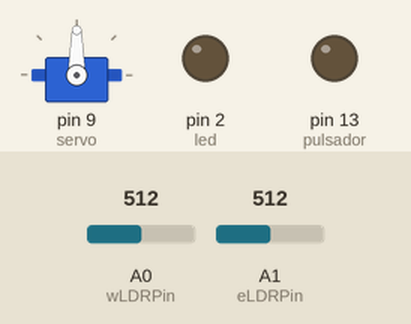
The sketch below on a simulated Arduino Uno, built with avr-gcc and run on an emulated ATmega328P. Parts: servo, output pins drawn as LEDs (lit = HIGH). The inputs (shaded band) are chosen by the test bench; at power-on: A0 (wLDRPin) = 512, A1 (eLDRPin) = 512.

Above: at 1.2 s.
1.3 s: A0 (wLDRPin) set to 483
At 2.5 s:
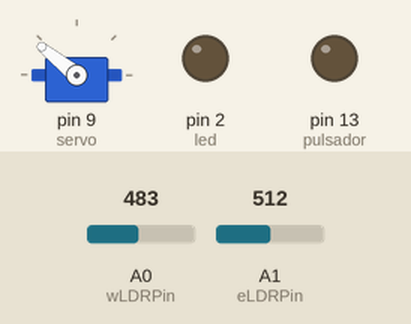
2.8 s: A1 (eLDRPin) set to 485
4.3 s: A1 (eLDRPin) set to 464
At 5.0 s:
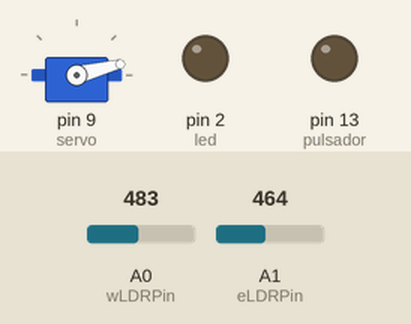
Timing chart, 0 to 7.3 s (numbered marks = the images above; inputs shaded):
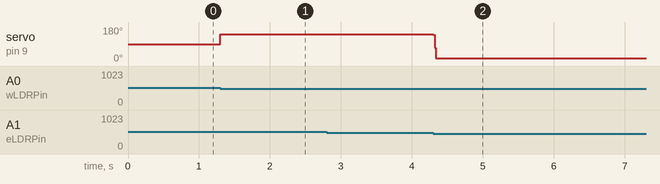

Measured:
- the behaviour switches between 502 and 501 on A0 (wLDRPin) (found by bisection; images 0 and 1)
- the behaviour switches between 473 and 472 on A1 (eLDRPin) (found by bisection; images 1 and 2)
- after the input at 1.3 s, servo on pin 9 (servo): 90° → 141° at once
- after the input at 2.8 s, every drawn part: stays the same
- after the input at 4.3 s, servo on pin 9 (servo): 141° → 14° at once

The sketch:

codigo_base_energia_renovable.ino
```cpp
#include <Servo.h>
Servo servo;   // controlador servo
int eLDRPin = A1; // pines asignados a las fotoresistencias
int wLDRPin = A0; // pines asignados a las fotoresistencias
int eastLDR = 0; //variables para fotoresistencia
int westLDR = 0;//variables para fotoresistencia
int difference = 0; //variable para comparar ambas ldr
int error = 10;  // Variable para una diferencia notable entre las LDR
int servoSet = 130; //Variable para la posicion del servomotor

int estadoPulsador = 0;  //LOW es 0 y HIGH es 1
//variable para guardar el estado anterior del pulsador
int estadoAnterior = 0;  //LOW es 0 y HIGH es 1
int pulsador=13;
//variable para manipular el servo


//Asignando led rojo a pin 2, estos led se usaran para el
//control de la carga de la bateria, rojo = necesita cargar
//y verde= carga completa  (esto para no sobrecargar la bateria)
//Asignando led verde a pin 3
const int led = 2;

void setup()
{
  Serial.begin(9600);
  //Definiendo pines de entrada y salida
  servo.attach(9);   //asignacion de la linea de señal al pin 9 PWM
  pinMode(led, OUTPUT);
  pinMode(pulsador,OUTPUT);
  pinMode(A2,INPUT);
  // Iniciamos el servo para que empiece a trabajar con el pin asignado


}
void loop()
{
   //Un LDR es un resistor que varía su valor de resistencia
  //eléctrica dependiendo de la cantidad de luz que incide
  //sobre él.
  // entre mayor es la luz menor sera el valor de la resistencia
  // entre menor es la luz mayor es la resistencia
 eastLDR = analogRead(eLDRPin); //Leer los valores de la fotocelda
 westLDR = analogRead(wLDRPin);

 if (eastLDR < 400 && westLDR < 400) {  // verifica si la luz que persiben las ldr son bajas
   while (servoSet <=140 && servoSet >=15) {     // si es asi lo vamos a activar el motor para cerrar la carpa
     servoSet ++;
     servo.write(servoSet);
     delay(100);
     // aca ingresaremos el codigo para mover el servomotor
   }
 }
 difference = eastLDR - westLDR ; //comprueba la diferencia
 if (difference > 10) {          //envia el panel hacia la fotocelda con una lentura alta
   if (servoSet <= 140) {
     servoSet ++;
     servo.write(servoSet);
   }
 } else if (difference < -10) {
   if (servoSet >= 15) {
     servoSet --;
     servo.write(servoSet);
   }
   }
  /*
   //controlando suministro del panel a la bateria para no sobrecargarla
  int valorPot=analogRead(A2);
  Serial.println(valorPot);
  delay(100);
  while(valorPot>950){
    digitalWrite(2,LOW);
    valorPot=analogRead(A2);
    estadoPulsador=0;
     digitalWrite(pulsador,estadoPulsador);
  }
  while(valorPot<950){
    digitalWrite(2,HIGH);
    valorPot=analogRead(A2);
    estadoPulsador=1;
     digitalWrite(pulsador,estadoPulsador);
  }
*/

}
```
